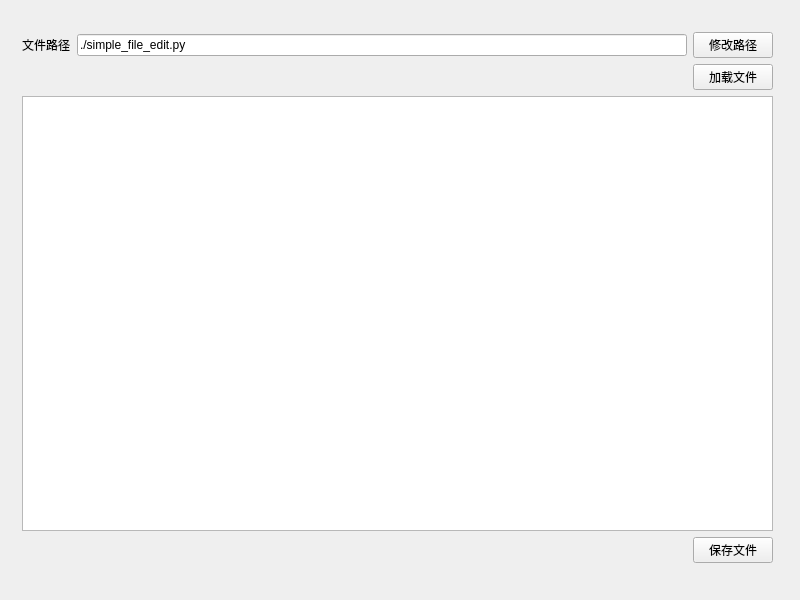
<?xml version="1.0" encoding="UTF-8"?>
<ui version="4.0">
 <class>MainWindow</class>
 <widget class="QMainWindow" name="MainWindow">
  <property name="geometry">
   <rect>
    <x>0</x>
    <y>0</y>
    <width>800</width>
    <height>600</height>
   </rect>
  </property>
  <property name="windowTitle">
   <string>简单文件编辑</string>
  </property>
  <widget class="QWidget" name="centralwidget">
   <widget class="QWidget" name="layoutWidget">
    <property name="geometry">
     <rect>
      <x>22</x>
      <y>32</y>
      <width>751</width>
      <height>531</height>
     </rect>
    </property>
    <layout class="QVBoxLayout" name="verticalLayout">
     <item>
      <layout class="QHBoxLayout" name="horizontalLayout">
       <item>
        <widget class="QLabel" name="label">
         <property name="text">
          <string>文件路径</string>
         </property>
        </widget>
       </item>
       <item>
        <widget class="QLineEdit" name="filepath_lineEdit">
         <property name="text">
          <string>./simple_file_edit.py</string>
         </property>
        </widget>
       </item>
       <item>
        <widget class="QPushButton" name="change_path_pushButton">
         <property name="text">
          <string>修改路径</string>
         </property>
        </widget>
       </item>
      </layout>
     </item>
     <item>
      <layout class="QHBoxLayout" name="horizontalLayout_2">
       <item>
        <spacer name="horizontalSpacer">
         <property name="orientation">
          <enum>Qt::Horizontal</enum>
         </property>
         <property name="sizeHint" stdset="0">
          <size>
           <width>40</width>
           <height>20</height>
          </size>
         </property>
        </spacer>
       </item>
       <item>
        <widget class="QPushButton" name="load_file_pushButton">
         <property name="text">
          <string>加载文件</string>
         </property>
        </widget>
       </item>
      </layout>
     </item>
     <item>
      <widget class="QPlainTextEdit" name="content_plainTextEdit"/>
     </item>
     <item>
      <layout class="QHBoxLayout" name="horizontalLayout_3">
       <item>
        <spacer name="horizontalSpacer_2">
         <property name="orientation">
          <enum>Qt::Horizontal</enum>
         </property>
         <property name="sizeHint" stdset="0">
          <size>
           <width>40</width>
           <height>20</height>
          </size>
         </property>
        </spacer>
       </item>
       <item>
        <widget class="QPushButton" name="save_file_pushButton">
         <property name="text">
          <string>保存文件</string>
         </property>
        </widget>
       </item>
      </layout>
     </item>
    </layout>
   </widget>
  </widget>
 </widget>
 <resources/>
 <connections/>
</ui>
